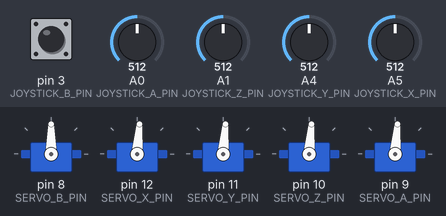
A sketch run on a simulated Arduino Uno, built with avr-gcc and run on an emulated ATmega328P. Shown: 5 × servo. The inputs (shaded band) are chosen by the test bench; at power-on: A5 (JOYSTICK_X_PIN) = 512, A0 (JOYSTICK_A_PIN) = 512, A1 (JOYSTICK_Z_PIN) = 512, pin 3 (JOYSTICK_B_PIN) HIGH, A4 (JOYSTICK_Y_PIN) = 512.

Above: at 1.2 s.
1.3 s: A5 (JOYSTICK_X_PIN) set to 470
At 3.37 s:
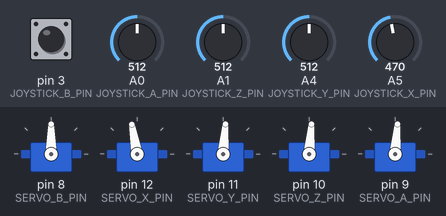
4.3 s: A0 (JOYSTICK_A_PIN) set to 527
7.3 s: A0 (JOYSTICK_A_PIN) set to 549
At 7.41 s:
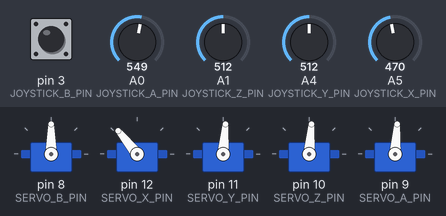
10.3 s: A1 (JOYSTICK_Z_PIN) set to 546
At 10.47 s:
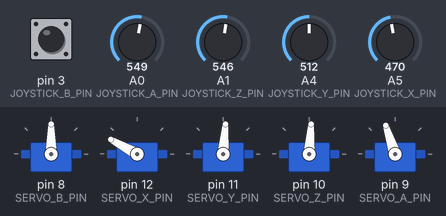
13.3 s: pin 3 (JOYSTICK_B_PIN) pulled LOW for 3.2 s
At 13.7 s:
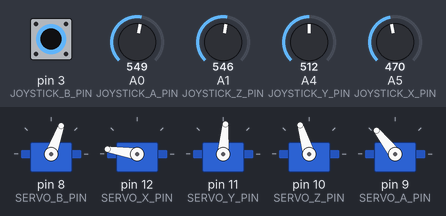
18.0 s: A4 (JOYSTICK_Y_PIN) set to 716
At 24.2 s:
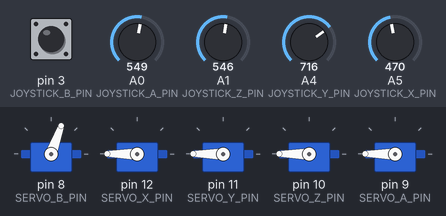
Timing chart, 0 to 24.9 s (numbered marks = the images above; inputs shaded):
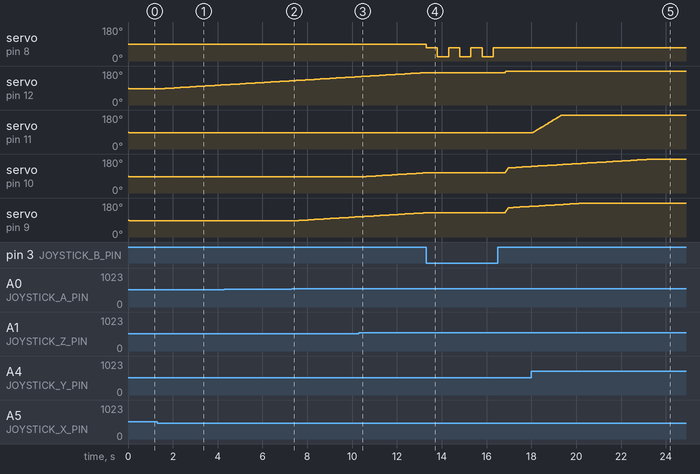

The sketch:

servos_toggle.ino
```cpp
/* Control of robtics arm using servos and joysticks
 *
 *  by Godfrey Inyama
 *  for Group 13
 *
 *  A ring buffers are used to average the
 *  ADC readings from five potentiometers.
 *  This average is used to control
 *  speed of five hobby servos.
 *
 */

#include <Servo.h>

#define SERVO_X_PIN 12   //base
#define SERVO_Y_PIN 11   //elbow1 moving up from base
#define SERVO_Z_PIN 10   //elbow2 moving up from elbow1
#define SERVO_A_PIN 9    //elbow3 moving up from elbow2
Servo SERVO_B_PIN;       //end effector moving up from elbow3

// Joysticks assigned to analog pins
// with JOYSTICK_B_PIN assigned for digital read

const byte JOYSTICK_X_PIN = A5;
const byte JOYSTICK_Y_PIN = A4;
const byte JOYSTICK_Z_PIN = A1;
const byte JOYSTICK_A_PIN = A0;
const byte JOYSTICK_B_PIN = 3;

// set the direction for individual servo
const byte SERVOS_IN_USE = 4;
const boolean SERVO_REVERSE_FLAG[] = {1, 0, 0, 0, 0}; //set to one if servo should be reversed

const long MIN_PULSE[] = {850, 850, 850, 850};
const long MAX_PULSE[] = {2100, 2100, 2100, 2100};
const long MIN_POT = 0;
const long MAX_POT = 1023;
const long POWER_OF_TWO_TO_AVERAGE = 4;

boolean state = false;  //initialize the state if the push button

// Changing "POWER_OF_TWO_TO_AVERAGE" changes several other constants.
// The constants "BUFFER_SIZE" and "BUFFER_LIMIT" are calculated based on "POWER_OF_TWO_TO_AVERAGE".
//long SERVO_PULSE_RANGE[SERVOS_IN_USE];
// This isn't really a consstant but we only set the value once.


const byte SERVO_PIN[] = {SERVO_X_PIN, SERVO_Y_PIN, SERVO_Z_PIN, SERVO_A_PIN};
const byte JOYSTICK_PIN[] = {JOYSTICK_X_PIN, JOYSTICK_Y_PIN, JOYSTICK_Z_PIN, JOYSTICK_A_PIN};

//const long POT_RANGE = MAX_POT - MIN_POT;

const int BUFFER_SIZE = 1 << POWER_OF_TWO_TO_AVERAGE; // Do not change.
const int BUFFER_LIMIT = BUFFER_SIZE - 1;             // Do not change.

// Time constants and variables should be unsigned longs.
const unsigned long ANALOG_READ_PERIOD = 5000;  // read pots at 200Hz "ANALOG_READ_PERIOD" must be <= "DEBUG_PERIOD"
const unsigned long DEBUG_PERIOD = 100000;      // update serial at 4Hz "DEBUG_PERIOD" must be >= "SERVO_PERIOD"
const unsigned long SERVO_PERIOD = 20000;       // update servo at 50Hz

const long LOW_CENTER_THRESHOLD = 477;
const long HIGH_CENTER_THRESHOLD = 515;
const long POT_TO_SPEED_CONSTANT = 20;           // regulate servo speed, higher value = slower speed.

long averagingBuffer[SERVOS_IN_USE][BUFFER_SIZE];
int bufferIndex = 0;
long servoPosition[SERVOS_IN_USE];

long bufferTotal[SERVOS_IN_USE];

unsigned long lastDebug;
unsigned long lastServo;
unsigned long lastAnalogRead;

Servo myServo[SERVOS_IN_USE];

void setup()
{
  SERVO_B_PIN.attach (8); //for digital read for end effector
  pinMode (JOYSTICK_B_PIN, INPUT_PULLUP);
  Serial.begin(115200);
  for (int i = 0; i < SERVOS_IN_USE; i++)
  {
    servoPosition[i] = MIN_PULSE[i] + ((MAX_PULSE[i] - MIN_PULSE[i]) / 2);
    myServo[i].writeMicroseconds(servoPosition[i]); // start servo in center position
    myServo[i].attach(SERVO_PIN[i], MIN_PULSE[i], MAX_PULSE[i]);
    bufferTotal[i] = 0;
    for (int j; j < BUFFER_SIZE; j++) // Fill buffer with start position.
    {
      averagingBuffer[i][j] = (MAX_POT - MIN_POT) / 2;
      bufferTotal[i] += averagingBuffer[i][j];
    }
  }

  lastDebug = micros();
  lastServo = lastDebug;
  lastAnalogRead = lastDebug;
}

void loop()
{
  checkAnalogReadTime();  //calling analog read function below
  checkDigitalReadTime(); //calling digital read function below
}

void checkAnalogReadTime()
{
  if (micros() - lastAnalogRead > ANALOG_READ_PERIOD)
  {
    lastAnalogRead += ANALOG_READ_PERIOD;
    long joystickInput;

    bufferIndex++;
    bufferIndex &= BUFFER_LIMIT;

    for (int i = 0; i < SERVOS_IN_USE; i++)
    {
      joystickInput = analogRead(JOYSTICK_PIN[i]);
      if (SERVO_REVERSE_FLAG[i])
      {
        joystickInput = MAX_POT - joystickInput;
      }
      bufferTotal[i] -= averagingBuffer[i][bufferIndex]; // out with the old
      averagingBuffer[i][bufferIndex] = joystickInput;
      bufferTotal[i] += averagingBuffer[i][bufferIndex]; // in with the new
    }
    checkServoTime();
  }
}

void checkDigitalReadTime()
{
  if (digitalRead(JOYSTICK_B_PIN) == LOW) {

  if (state == false) {
    state = true;
    SERVO_B_PIN.write (70);
    delay (500);
  } else {
    state = false;
    SERVO_B_PIN.write(22);
    delay(500);
  }
 }
}


void checkServoTime()
// Called from "checkAnalogReadTime" function.
{
  if (micros() - lastServo > SERVO_PERIOD)
  {
    lastServo += SERVO_PERIOD;
    controlServo();
  }
}


void controlServo()
// Called from "checkServoTime" function.
{
  long average;
  long servoSpeed;
  boolean debugFlag = checkDebugTime();

  for (int i = 0; i < SERVOS_IN_USE; i++)
  {
    average = bufferTotal[i] >> POWER_OF_TWO_TO_AVERAGE;
    if (average < LOW_CENTER_THRESHOLD)
    {
      servoSpeed = (average - LOW_CENTER_THRESHOLD) / POT_TO_SPEED_CONSTANT;
      // negative speed proportional to distance from center pot
    }
    else if  (average > HIGH_CENTER_THRESHOLD)
    {
      servoSpeed = (average - HIGH_CENTER_THRESHOLD) / POT_TO_SPEED_CONSTANT;
      // positive speed
    }
    else // pot in dead zone
    {
      servoSpeed = 0;
    }
    servoPosition[i] += servoSpeed;
    if (servoPosition[i] > MAX_PULSE[i])
    {
      servoPosition[i] = MAX_PULSE[i];
    }
    else if (servoPosition[i] < MIN_PULSE[i])
    {
      servoPosition[i] = MIN_PULSE[i];
    }
    myServo[i].writeMicroseconds(servoPosition[i]);
    if (debugFlag)
    {
      //debugServo(i, average, servoPosition[i], servoSpeed);
    }
  }

}

boolean checkDebugTime()
// Called from "controlServo" function.
// This method checks to see if it's time to
// display data.
{
  boolean debugFlag = 0;
  if (micros() - lastDebug > DEBUG_PERIOD)
  {
    lastDebug += DEBUG_PERIOD;
    debugFlag = 1;
  }
  return debugFlag;
}


void debugServo(int servoIndex, long average, long servoOutput, long servoSpeed)
// Called from "controlServo" function.
// Serial output slows down code execution.
// It would probably be a good idea to remove this section of code
// once the program is working as hoped and when serial
// output is now longer desired.
{
    Serial.print(F("servo # "));
    Serial.print(servoIndex, DEC);
    Serial.print(F(": average = "));
    Serial.print(average, DEC);
    Serial.print(F(", position = "));
    Serial.print(servoOutput, DEC);
    Serial.print(F(", spead = "));
    Serial.println(servoSpeed, DEC);
}
```

Measured:
- the behaviour switches between 489 and 488 on A5 (JOYSTICK_X_PIN) (found by bisection; images 0 and 1)
- the behaviour switches between 534 and 535 on A0 (JOYSTICK_A_PIN) (found by bisection; images 1 and 2)
- the behaviour switches between 534 and 535 on A1 (JOYSTICK_Z_PIN) (found by bisection; images 2 and 3)
- after the input at 1.3 s, servo on pin 12 (SERVO_X_PIN): moves from 85° to 107° over 2.9 s, starting after 0.06 s
- after the input at 7.3 s, servo on pin 9 (SERVO_A_PIN): moves from 85° to 107° over 2.9 s, starting at once
- after the input at 10.3 s, servo on pin 10 (SERVO_Z_PIN): moves from 85° to 107° over 2.9 s, starting after 0.06 s
- after the input at 13.3 s, servo on pin 8 (SERVO_B_PIN): alternates 70° for 0.50 s and 22° for 0.50 s, 7 changes in all, then stays 70°, starting at once
- after the input at 18.0 s, servo on pin 11 (SERVO_Y_PIN): moves from 85° to 180° over 1.3 s, starting at once
